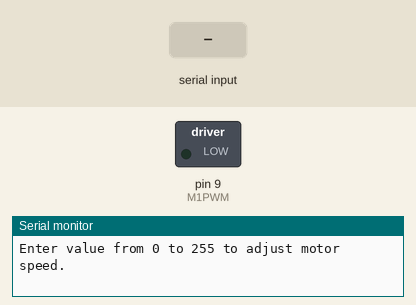
This sketch was run on a simulated Arduino Uno, built with avr-gcc and run on an emulated ATmega328P. Parts: switched loads named in the sketch (green lamp = pin HIGH), the last lines printed to the serial monitor. Inputs (shaded band) come from the test bench.

Above: at 1.2 s.
1.3 s: byte 30 received over Serial
At 2.6 s:
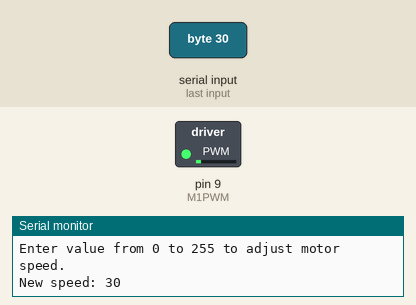
2.9 s: byte 90 received over Serial
At 3.8 s:
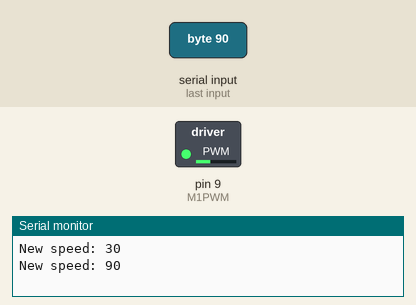
Timing chart, 0 to 5.9 s (numbered marks = the images above; inputs shaded):
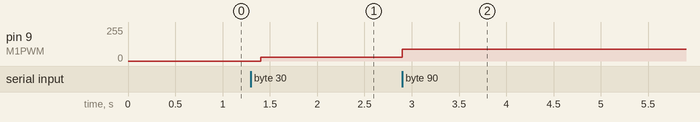

Measured:
- after the input at 1.3 s, pin 9 (M1PWM): 0/255 → 30/255 after 0.10 s
- after the input at 2.9 s, pin 9 (M1PWM): 30/255 → 90/255 at once

The sketch:

dc_driver2.ino
```cpp
/*
	Run a DC motor with a N-channel MOSFET

	Arduino pin D9 to gate pin of MOSFET
	Drain pin of MOSFET to DC motor lead
	Source pin of MOSFET to GND
	Supply +12V to one lead of motor
	Place 1N4001 diode between +12V and GND lead of motor
	http://bildr.org/2012/03/rfp30n06le-arduino/
*/


#define M1PWM 9 // Motor 1 pulse width modulation pin 9
byte myspeed = 0;

void setup()
{
     Serial.begin(9600);
     Serial.print("Enter value from 0 to 255");
     Serial.println(" to adjust motor speed.");
	pinMode(M1PWM, OUTPUT); // Motor1 PWM

}

void loop()
{

    if (Serial.available() > 0) {
      myspeed = Serial.read();
      Serial.print("New speed: ");
      Serial.println(myspeed);
    }
    analogWrite(M1PWM, myspeed);
    delay(100);

}
```
